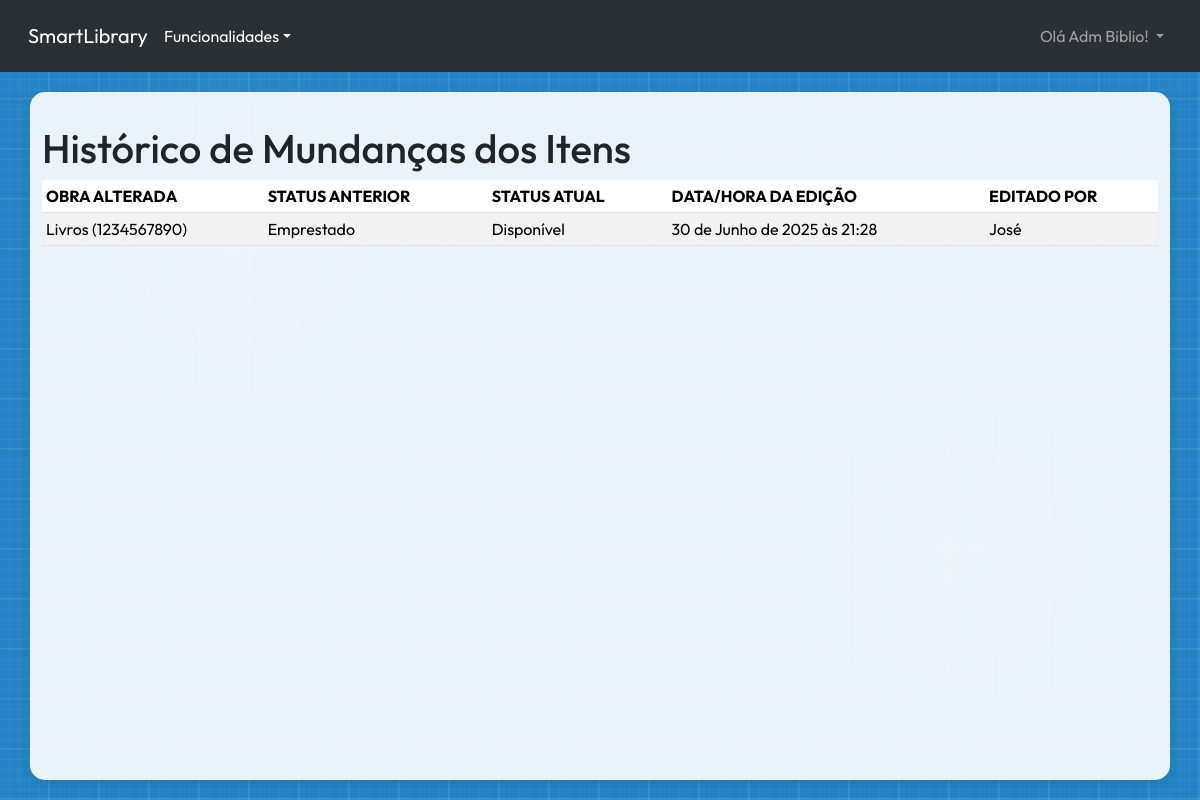
The app's page /collection-item/history (signed in) with its own data.
### user/models.py (models this page shows, shortened)
class User(AbstractUser):
    LEITOR = 0
    FUNCIONARIO = 1
    BIBLIOTECARIO = 2
    USERS_TYPES_LIST = [
        (LEITOR, "Leitor"),
        (FUNCIONARIO, "Funcionário"),
        (BIBLIOTECARIO, "Bibliotecário"),
    ]
    type_user = models.PositiveSmallIntegerField(
        choices=USERS_TYPES_LIST, default=LEITOR, verbose_name="Tipo de Usuário"
    )
    username = models.CharField(
        max_length=150,
        unique=True,
        verbose_name="Nome Completo",
        validators=[validate_name],
        help_text="Digite seu nome e sobrenome com letra maiúscula no começo",
    )
    cpf = models.CharField(
        max_length=11,
        unique=True,
        verbose_name="CPF",
        validators=[MinLengthValidator(11), validate_cpf],
        help_text="Não use pontos nem traços",
    )
    phone = models.CharField(
        max_length=11,
        verbose_name="Telefone",
        validators=[MinLengthValidator(10), validate_phone],
        help_text="Digite seu número de celular ou telefone fixo, adicione também seu DDD.",
    )
    cgm = models.CharField(
        max_length=10,
        blank=True,
        null=True,
        unique=True,
        verbose_name="CGM",
        validators=[validate_cgm],
        help_text="Código Geral de Matrícula (10 dígitos)",
    )
    USERNAME_FIELD = "username"
    REQUIRED_FIELDS = ["email", "phone", "cpf"]
    class Meta:
        verbose_name = "Usuário"
        verbose_name_plural = "Usuários"
        permissions = [
            ("gerenciar_catalogo", "Pode gerenciar o catálogo de livros"),
            ("gerenciar_emprestimos", "Pode gerenciar empréstimos e reservas"),
            ("gerenciar_usuarios", "Pode gerenciar cadastros de usuários"),
            ("visualizar_catalogo", "Pode visualizar o catálogo de livros"),
            ("acompanhar_emprestimos", "Pode acompanhar empréstimos e reservas"),
            ("realizar_emprestimos", "Pode realizar empréstimos e reservas"),
            ("editar_proprio_perfil", "Pode editar próprio perfil e senha"),
        ]
    def __str__(self):
        return self.username

### collection_item/models.py (models this page shows, shortened)
class ItemStatusChange(models.Model):
    item = models.ForeignKey(
        CollectionItem, on_delete=models.CASCADE, related_name="status_changes"
    )
    previous_status = models.CharField(max_length=10, verbose_name="Status Anterior")
    new_status = models.CharField(max_length=10, verbose_name="Novo Status")
    changed_at = models.DateTimeField(verbose_name="Data da Alteração", default=now)
    changed_by = models.CharField(
        max_length=150,
        verbose_name="Responsável pela Alteração",
        blank=False,
        null=False,
    )
    class Meta:
        ordering = ["-changed_at"]
        verbose_name = "Alteração de Status"
        verbose_name_plural = "Alterações de Status"

class CollectionItem(models.Model):
    ESTADO_CONSEVACAO = {
        "Bom": "Bom",
        "Regular": "Regular",
        "Ruim": "Ruim",
        "Danificado": "Danificado",
    }
    ESTADO_DISPONIVEL = {
        "Disponível": "Disponível",
        "Emprestado": "Emprestado",
        "Reservado": "Reservado",
    }
    title = models.CharField(
        verbose_name="Título da Obra",
        max_length=50,
        null=False,
        blank=False,
    )
    id_code = models.CharField(
        verbose_name="Código Identificador",
        max_length=10,
        primary_key=True,
        validators=[id_code_validator],
    )
    preservation = models.CharField(
        verbose_name="Estado de Conservação",
        max_length=10,
        choices=ESTADO_CONSEVACAO,
        null=False,
        blank=False,
    )
    availability = models.CharField(
        verbose_name="Disponibilidade",
        max_length=10,
        choices=ESTADO_DISPONIVEL,
        null=False,
        blank=False,
    )
    entry_date = models.DateField(
        auto_now_add=True,
        null=False,
        blank=False,
    )
    class Meta:
        ordering = ["title"]
        verbose_name = "Item do Acervo"
        verbose_name_plural = "Itens do Acervo"
    def __str__(self):
        return f"{self.title} ({self.id_code})"

### collection_item/views.py (the view)
class ItemHistoryView(ListView):
    model = ItemStatusChange
    template_name = "collection_item/item_history.html"

### collection_item/templates/collection_item/item_history.html (shortened to what this page needs)
{% extends "base.html" %}
{% block main_content %}
    <h1>Histórico de Mundanças dos Itens</h1>
    {% if itemstatuschange_list %}
    <div class="table-responsive">
        <table class="table table-striped table-hover table-sm">
            <thead>
                <tr>
                    <th scope="col">OBRA ALTERADA</th>
                    <th scope="col">STATUS ANTERIOR</th>
                    <th scope="col">STATUS ATUAL</th>
                    <th scope="col">DATA/HORA DA EDIÇÃO</th>
                    <th scope="col">EDITADO POR</th>
                </tr>
            </thead>
            <tbody>
                {% for item in itemstatuschange_list %}
                    <tr>
                        <td scope="row"> {{ item.item }} </td>
                        <td> {{ item.previous_status }} </td>
                        <td> {{ item.new_status }} </td>
                        <td> {{ item.changed_at }} </td>
                        <td> {{ item.changed_by }} </td>
                    </tr>
                {% endfor %}
            </tbody>
        </table>
    </div>
    {% else %}
        <p>Nada foi modificado ainda...</p>
    {% endif %}
{% endblock main_content %}

### user/templates/base.html (shortened to what this page needs)
<!DOCTYPE html>
<html lang="pt-br">
<head>
    <link href="https://cdn.jsdelivr.net/npm/bootstrap@5.3.6/dist/css/bootstrap.min.css" rel="stylesheet">
    <link rel="stylesheet" href="https://cdn.jsdelivr.net/npm/bootstrap-icons@1.13.1/font/bootstrap-icons.min.css">
    <link rel="stylesheet" href="https://cdnjs.cloudflare.com/ajax/libs/font-awesome/6.6.0/css/all.min.css">
</head>
<body>
    <nav class="navbar navbar-expand-sm bg-body-tertiary p-3" data-bs-theme="dark">
        <div class="container-fluid">
            <a class="navbar-brand" href="{% url "home_page" %}">SmartLibrary</a>
            <div class="collapse navbar-collapse" id="navbarNavDropdown">
                <ul class="navbar-nav flex-fill align-items-center">
                    {% if user.is_authenticated %}
                    <li class="nav-item dropdown">
                        <p class="dropdown-toggle text-white m-0" role="button" data-bs-toggle="dropdown" aria-expanded="false">Funcionalidades</p>
                    </li>
                    {% endif %}
                    {% if not user.is_authenticated %}
                        <li class="nav-item ms-auto">
                            <a class="nav-link active button-jump" href="{% url "user_login" %}"><i class="bi bi-person-circle"></i> Entrar</a>
                        </li>
                    {% else %}
                        <li class="nav-item dropdown ms-auto">
                            <a class="nav-link dropdown-toggle" href="#" role="button" data-bs-toggle="dropdown" aria-expanded="false">
                                Olá {{ user }}!
                            </a>
                        </li>
                    {% endif %}
                </ul>
            </div>
        </div>
    </nav>
    <main class="container">
        {% block main_content %}
        {% endblock main_content %}
    </main>
</body>
</html>

### records on screen
User: username "Adm Biblio"
ItemStatusChange: item "Livros (1234567890)", previous_status "Emprestado", new_status "Disponível", changed_at "30 de Junho de 2025 às 21:28", changed_by "José"
